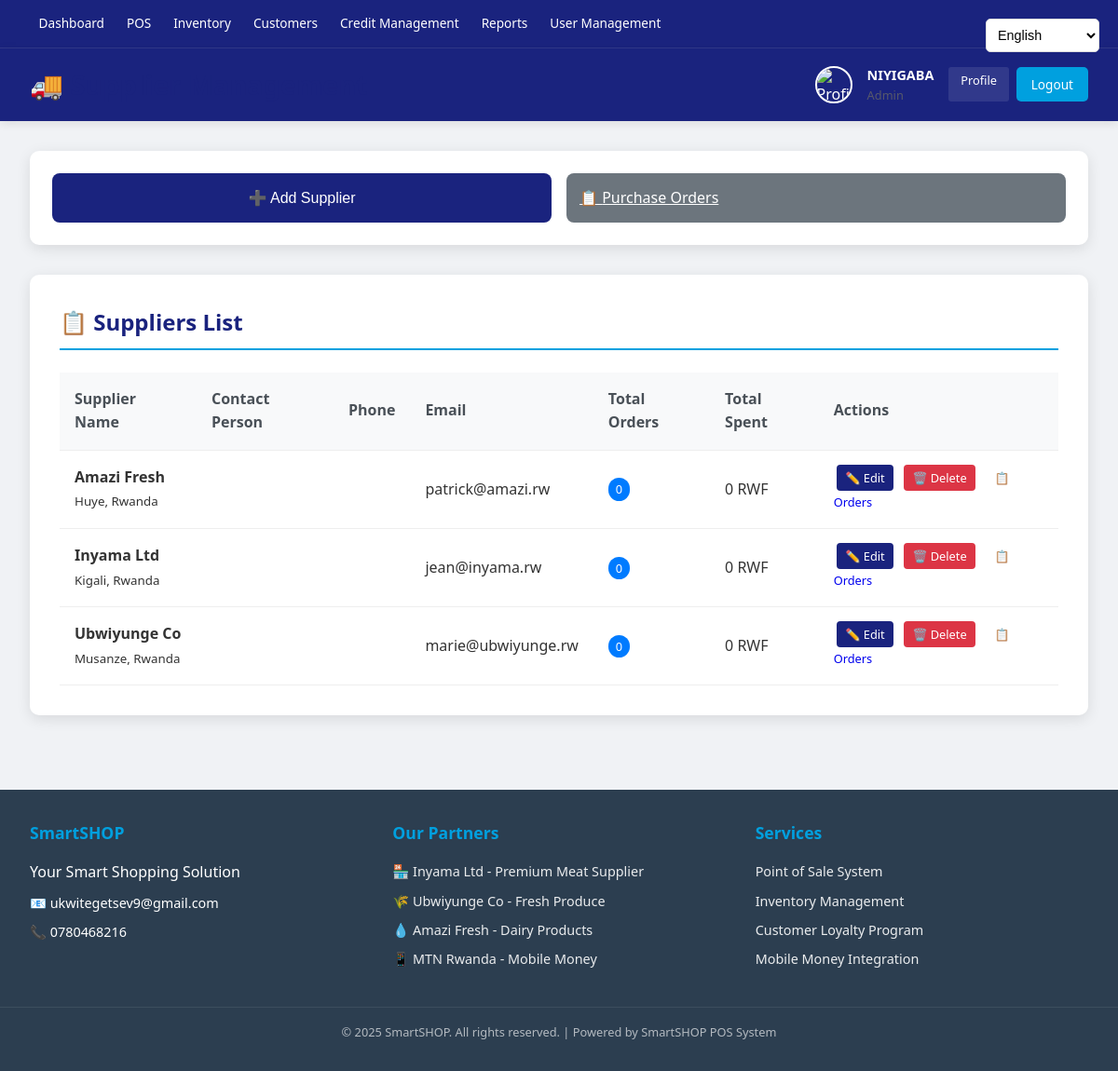
Screenshot of /app/views/suppliers/index.php (signed in) with the database file from the repository.
### tables this page shows
CREATE TABLE `suppliers` (
  `supplier_id` int(11) NOT NULL AUTO_INCREMENT,
  `supplier_name` varchar(150) NOT NULL,
  `contact_name` varchar(100) DEFAULT NULL,
  `phone_number` varchar(20) DEFAULT NULL,
  `email` varchar(100) DEFAULT NULL,
  `address` text DEFAULT NULL,
  `created_at` timestamp NOT NULL DEFAULT current_timestamp(),
  `updated_at` timestamp NOT NULL DEFAULT current_timestamp() ON UPDATE current_timestamp(),
  PRIMARY KEY (`supplier_id`)
);

### app/helpers/Language.php (called while the page is built, shortened)
<?php
class Language {
    public static function get($key, $lang = 'en') {
        $translation = self::$translations[$lang][$key] ?? null;
        if ($translation) {
            return $translation;
        }
        return ucwords(str_replace('_', ' ', $key));
    }
}

### app/controllers/AuthController.php (called while the page is built, shortened)
<?php
require_once __DIR__ . '/../helpers/Language.php';
class AuthController {
    public function __construct() {
        $this->conn = new mysqli('localhost', 'root', '', 'smartshop');
    }
    public function isLoggedIn() {
        return isset($_SESSION['logged_in']) && $_SESSION['logged_in'] === true;
    }
    public function getCurrentUser() {
        if ($this->isLoggedIn()) {
            return [
                'user_id' => $_SESSION['user_id'],
                'full_name' => $_SESSION['full_name'],
                'email' => $_SESSION['email'],
                'role' => $_SESSION['role']
            ];
        }
        return null;
    }
}

### app/views/suppliers/index.php (the view, shortened to what this page needs)
<?php
require_once __DIR__ . '/../../controllers/AuthController.php';
require_once __DIR__ . '/../../helpers/Language.php';
require_once __DIR__ . '/../../helpers/Navigation.php';
$auth = new AuthController();
$user = $auth->getCurrentUser();
$lang = $_GET['lang'] ?? $_SESSION['language'] ?? 'en';
$host = 'localhost';
$username = 'root';
$password = '';
$database = 'smartshop';
$conn = new mysqli($host, $username, $password, $database);
$page = isset($_GET['page']) ? (int)$_GET['page'] : 1;
$limit = 10;
$offset = ($page - 1) * $limit;
$suppliers = $conn->query("
    SELECT s.*,
           0 as total_orders,
           0 as total_spent
    FROM suppliers s
    ORDER BY s.supplier_name
    LIMIT $limit OFFSET $offset
");
?>
<!DOCTYPE html>
<html lang="<?php echo $lang; ?>">
<head>
    <link rel="stylesheet" href="../../../public/css/main.css">
    <link rel="stylesheet" href="../../../public/css/dashboard.css">
</head>
<body>
    <div class="language-selector">
        <select onchange="changeLanguage(this.value)">
            <option value="en" <?php echo $lang === 'en' ? 'selected' : ''; ?>>English</option>
        </select>
    </div>
    <div class="dashboard-container">
        <?php Navigation::renderNav($user['role'], $lang); ?>
        <header class="header">
            <h1>🚚 <?php echo Language::get('supplier_management', $lang); ?></h1>
            <div class="user-info">
                <div class="user-profile">
                    <img src="../../../uploads/profiles/<?php echo $user['user_id']; ?>.jpg?v=<?php echo time(); ?>" alt="Profile" class="profile-img" onerror="this.src='../../../uploads/profiles/default.jpg'" style="object-fit: cover;">
                    <div class="user-details">
                        <span class="user-name"><?php echo $user['full_name']; ?></span>
                        <span class="user-role"><?php echo Language::get(strtolower($user['role']), $lang); ?></span>
                    </div>
                    <div class="user-menu">
                        <a href="../profile/index.php?lang=<?php echo $lang; ?>" class="profile-link"><?php echo Language::get('profile', $lang); ?></a>
                        <a href="../../controllers/logout.php" class="btn-logout"><?php echo Language::get('logout', $lang); ?></a>
                    </div>
                </div>
            </div>
        </header>
        <div class="content">
            <div class="supplier-actions">
                <button onclick="openAddModal()" class="btn">➕ <?php echo Language::get('add_supplier', $lang); ?></button>
                <a href="orders.php?lang=<?php echo $lang; ?>" class="btn btn-secondary">📋 <?php echo Language::get('purchase_orders', $lang); ?></a>
            </div>
            <div class="suppliers-section">
                <h2>📋 <?php echo Language::get('suppliers_list', $lang); ?></h2>
                <div class="suppliers-table">
                    <table>
                        <thead>
                            <tr>
                                <th><?php echo Language::get('supplier_name', $lang); ?></th>
                                <th><?php echo Language::get('contact_person', $lang); ?></th>
                                <th><?php echo Language::get('phone', $lang); ?></th>
                                <th><?php echo Language::get('email', $lang); ?></th>
                                <th><?php echo Language::get('total_orders', $lang); ?></th>
                                <th><?php echo Language::get('total_spent', $lang); ?></th>
                                <th><?php echo Language::get('actions', $lang); ?></th>
                            </tr>
                        </thead>
                        <tbody>
                            <?php while ($supplier = $suppliers->fetch_assoc()): ?>
                                <tr>
                                    <td>
                                        <strong><?php echo htmlspecialchars($supplier['supplier_name']); ?></strong>
                                        <br><small><?php echo htmlspecialchars($supplier['address']); ?></small>
                                    </td>
                                    <td><?php echo htmlspecialchars($supplier['contact_person'] ?? ''); ?></td>
                                    <td><?php echo htmlspecialchars($supplier['phone'] ?? ''); ?></td>
                                    <td><?php echo htmlspecialchars($supplier['email']); ?></td>
                                    <td><span class="badge"><?php echo $supplier['total_orders']; ?></span></td>
                                    <td><?php echo number_format($supplier['total_spent']); ?> RWF</td>
                                    <td>
                                        <a href="?edit=<?php echo $supplier['supplier_id']; ?>&lang=<?php echo $lang; ?>" class="btn-small btn-primary">✏️ <?php echo Language::get('edit', $lang); ?></a>
                                        <a href="?delete=<?php echo $supplier['supplier_id']; ?>&lang=<?php echo $lang; ?>" class="btn-small btn-danger" onclick="return confirm('<?php echo Language::get('confirm_delete', $lang); ?>')">🗑️ <?php echo Language::get('delete', $lang); ?></a>
                                        <a href="orders.php?supplier_id=<?php echo $supplier['supplier_id']; ?>&lang=<?php echo $lang; ?>" class="btn-small">📋 <?php echo Language::get('orders', $lang); ?></a>
                                    </td>
                                </tr>
                            <?php endwhile; ?>
                        </tbody>
                    </table>
                </div>
            </div>
        </div>
        <?php include __DIR__ . '/../../includes/footer.php'; ?>
    </div>
</body>
</html>

### app/helpers/Navigation.php (shortened to what this page needs)
<?php
require_once __DIR__ . '/Language.php';
class Navigation {
    public static function getNavLinks($role, $lang) {
        $links = [['url' => '../dashboard/index.php', 'label' => Language::get('dashboard', $lang)]];
        switch ($role) {
            case 'Admin':
                $links = array_merge($links, [
                    ['url' => '../pos/index.php', 'label' => 'POS'],
                    ['url' => '../inventory/index.php', 'label' => 'Inventory'],
                    ['url' => '../customers/index.php', 'label' => 'Customers'],
                    ['url' => '../customers/credit.php', 'label' => 'Credit Management'],
                    ['url' => '../reports/daily.php', 'label' => 'Reports'],
                    ['url' => '../users/index.php', 'label' => Language::get('user_management', $lang)]
                ]);
                break;
        }
        return $links;
    }
    public static function renderNav($role, $lang) {
        $links = self::getNavLinks($role, $lang);
        echo '<nav class="top-nav"><div class="nav-links">';
        foreach ($links as $link) {
            echo '<a href="' . $link['url'] . '?lang=' . $lang . '">' . $link['label'] . '</a>';
        }
        echo '</div></nav>';
    }
}
?>

### app/includes/footer.php (shortened to what this page needs)
<footer class="site-footer">
    <div class="footer-content">
        <div class="footer-section">
            <h4>SmartSHOP</h4>
            <p>Your Smart Shopping Solution</p>
            <div class="contact-info">
                <p>📧 ukwitegetsev9@gmail.com</p>
                <p>📞 0780468216</p>
            </div>
        </div>
        <div class="footer-section">
            <h4>Our Partners</h4>
            <ul>
                <li>🏪 Inyama Ltd - Premium Meat Supplier</li>
                <li>🌾 Ubwiyunge Co - Fresh Produce</li>
                <li>💧 Amazi Fresh - Dairy Products</li>
                <li>📱 MTN Rwanda - Mobile Money</li>
            </ul>
        </div>
        <div class="footer-section">
            <h4>Services</h4>
            <ul>
                <li>Point of Sale System</li>
                <li>Inventory Management</li>
                <li>Customer Loyalty Program</li>
                <li>Mobile Money Integration</li>
            </ul>
        </div>
    </div>
    <div class="footer-bottom">
        <p>&copy; <?php echo date('Y'); ?> SmartSHOP. All rights reserved. | Powered by SmartSHOP POS System</p>
    </div>
</footer>

### public/css/main.css (style rules this page uses)
:root { --primary: #1a237e; --secondary: #2c3e50; --accent: #00A0DF; --background: #f0f2f5; --text: #333333; --white: #ffffff; --success: #28a745; --error: #dc3545; --border: #ddd; }
* { margin: 0; padding: 0; box-sizing: border-box; }
body { font-family: 'Segoe UI', Tahoma, Geneva, Verdana, sans-serif; background: var(--background); color: var(--text); line-height: 1.6; }
.language-selector { position: fixed !important; top: 20px !important; right: 20px !important; left: auto !important; z-index: 1000 !important; }
.language-selector select { padding: 0.5rem; border: 1px solid var(--border); border-radius: 5px; background: var(--white); font-size: 0.9rem; }
.btn { width: 100%; padding: 0.875rem; background: var(--primary); color: var(--white); border: none; border-radius: 8px; font-size: 1rem; font-weight: 500; cursor: pointer; transition: all 0.3s ease; }
.dashboard-container { min-height: 100vh; background: var(--background); }
.top-nav { background: var(--primary); padding: 0.75rem 2rem; box-shadow: 0 2px 4px rgba(0,0,0,0.1); }
.nav-links { display: flex; gap: 2rem; }
.nav-links a { color: var(--white); text-decoration: none; padding: 0.5rem 1rem; border-radius: 6px; transition: background 0.3s ease; font-weight: 500; }
.header { background: var(--white); padding: 1.5rem 2rem; display: flex; justify-content: space-between; align-items: center; box-shadow: 0 2px 4px rgba(0,0,0,0.05); }
.header h1 { color: var(--primary); font-size: 1.8rem; font-weight: 600; }
.user-profile { display: flex; align-items: center; gap: 1rem; }
.profile-img { width: 40px; height: 40px; border-radius: 50%; object-fit: cover; border: 2px solid var(--accent); }
.user-details { display: flex; flex-direction: column; }
.user-name { font-weight: 600; font-size: 0.9rem; }
.user-role { font-size: 0.8rem; color: #666; }
.user-menu { display: flex; gap: 0.5rem; }
.profile-link, .btn-logout { background: var(--accent); color: var(--white); padding: 0.4rem 0.8rem; text-decoration: none; border-radius: 6px; font-size: 0.85rem; font-weight: 500; transition: background 0.3s ease; }
.site-footer { background: var(--secondary); color: var(--white); padding: 2.5rem 0 1.5rem; margin-top: auto; }
.footer-content { max-width: 1200px; margin: 0 auto; display: grid; grid-template-columns: repeat(auto-fit, minmax(280px, 1fr)); gap: 2rem; padding: 0 2rem; }
.footer-section h4 { color: var(--accent); margin-bottom: 1rem; font-size: 1.1rem; font-weight: 600; }
.footer-section ul { list-style: none; }
.footer-section ul li { margin-bottom: 0.5rem; font-size: 0.9rem; opacity: 0.9; }
.contact-info p { margin: 0.5rem 0; font-size: 0.9rem; }
.footer-bottom { text-align: center; padding: 1.5rem 2rem; border-top: 1px solid rgba(255,255,255,0.1); margin-top: 2rem; font-size: 0.85rem; opacity: 0.8; }

### app/views/suppliers/index.php (style rules this page uses)
.language-selector { position: fixed !important; top: 20px !important; right: 20px !important; left: auto !important; z-index: 1000 !important; }
.top-nav .nav-links { gap: 0.3rem !important; }
.top-nav .nav-links a { padding: 0.4rem 0.6rem !important; font-size: 0.85rem !important; white-space: nowrap !important; }
.supplier-actions { background: white; padding: 1.5rem; border-radius: 10px; box-shadow: 0 4px 15px rgba(0,0,0,0.1); margin-bottom: 2rem; display: flex; gap: 1rem; }
.suppliers-section { background: white; padding: 2rem; border-radius: 10px; box-shadow: 0 4px 15px rgba(0,0,0,0.1); }
.suppliers-section h2 { margin: 0 0 1.5rem 0; color: var(--primary); border-bottom: 2px solid var(--accent); padding-bottom: 0.5rem; }
.suppliers-table table { width: 100%; border-collapse: collapse; }
.suppliers-table th, .suppliers-table td { padding: 1rem; text-align: left; border-bottom: 1px solid #eee; }
.suppliers-table th { background: #f8f9fa; font-weight: 600; color: #495057; }
.badge { background: #007bff; color: white; padding: 0.2rem 0.5rem; border-radius: 12px; font-size: 0.8rem; }
.btn-small { padding: 0.3rem 0.6rem; border-radius: 4px; text-decoration: none; font-size: 0.8rem; margin: 0 0.2rem; border: none; cursor: pointer; }
.btn-primary { background: var(--primary); color: white; }
.btn-danger { background: #dc3545; color: white; }
.btn-secondary { background: #6c757d; color: white; }

### rows the page displays
suppliers: supplier_name "Amazi Fresh", address "Huye, Rwanda", email "patrick@amazi.rw", total_orders "0", total_spent "0"
suppliers: supplier_name "Inyama Ltd", address "Kigali, Rwanda", email "jean@inyama.rw", total_orders "0", total_spent "0"
suppliers: supplier_name "Ubwiyunge Co", address "Musanze, Rwanda", email "marie@ubwiyunge.rw", total_orders "0", total_spent "0"

### other values shown
$link['label'] "Dashboard"
$link['label'] "POS"
$link['label'] "Inventory"
$link['label'] "Customers"
$link['label'] "Credit Management"
$link['label'] "Reports"
$link['label'] "User Management"
$user['full_name'] "NIYIGABA"
Language::get(strtolower($user['role']), $lang) "Admin"
Language::get('profile', $lang) "Profile"
Language::get('logout', $lang) "Logout"
Language::get('add_supplier', $lang) "Add Supplier"
Language::get('purchase_orders', $lang) "Purchase Orders"
Language::get('suppliers_list', $lang) "Suppliers List"
Language::get('supplier_name', $lang) "Supplier Name"
